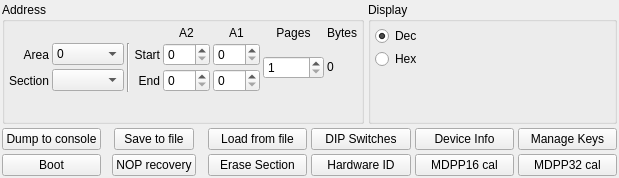
<?xml version="1.0" encoding="UTF-8"?>
<ui version="4.0">
 <class>MvpAdvancedWidget</class>
 <widget class="QWidget" name="MvpAdvancedWidget">
  <property name="geometry">
   <rect>
    <x>0</x>
    <y>0</y>
    <width>619</width>
    <height>178</height>
   </rect>
  </property>
  <property name="windowTitle">
   <string>MvpAdvancedWidget</string>
  </property>
  <layout class="QGridLayout" name="gridLayout">
   <property name="leftMargin">
    <number>2</number>
   </property>
   <property name="topMargin">
    <number>2</number>
   </property>
   <property name="rightMargin">
    <number>2</number>
   </property>
   <property name="bottomMargin">
    <number>2</number>
   </property>
   <property name="spacing">
    <number>4</number>
   </property>
   <item row="0" column="0">
    <widget class="QGroupBox" name="gb_address">
     <property name="title">
      <string>Address</string>
     </property>
     <layout class="QGridLayout" name="gridLayout_3">
      <property name="leftMargin">
       <number>4</number>
      </property>
      <property name="topMargin">
       <number>4</number>
      </property>
      <property name="rightMargin">
       <number>4</number>
      </property>
      <property name="bottomMargin">
       <number>4</number>
      </property>
      <property name="spacing">
       <number>3</number>
      </property>
      <item row="1" column="6">
       <widget class="QSpinBox" name="spin_a1_begin">
        <property name="maximum">
         <number>255</number>
        </property>
       </widget>
      </item>
      <item row="1" column="0">
       <widget class="QLabel" name="label_18">
        <property name="text">
         <string>Area</string>
        </property>
        <property name="alignment">
         <set>Qt::AlignRight|Qt::AlignTrailing|Qt::AlignVCenter</set>
        </property>
       </widget>
      </item>
      <item row="2" column="4">
       <widget class="QLabel" name="label_17">
        <property name="text">
         <string>End</string>
        </property>
        <property name="alignment">
         <set>Qt::AlignRight|Qt::AlignTrailing|Qt::AlignVCenter</set>
        </property>
       </widget>
      </item>
      <item row="1" column="8" rowspan="2">
       <widget class="QLabel" name="label_bytes">
        <property name="text">
         <string>0</string>
        </property>
        <property name="textInteractionFlags">
         <set>Qt::LinksAccessibleByMouse|Qt::TextSelectableByMouse</set>
        </property>
       </widget>
      </item>
      <item row="0" column="8">
       <widget class="QLabel" name="label_20">
        <property name="text">
         <string>Bytes</string>
        </property>
       </widget>
      </item>
      <item row="1" column="7" rowspan="2">
       <widget class="QSpinBox" name="spin_len">
        <property name="minimum">
         <number>1</number>
        </property>
        <property name="maximum">
         <number>65536</number>
        </property>
       </widget>
      </item>
      <item row="2" column="6">
       <widget class="QSpinBox" name="spin_a1_end">
        <property name="maximum">
         <number>255</number>
        </property>
       </widget>
      </item>
      <item row="2" column="0">
       <widget class="QLabel" name="label_19">
        <property name="text">
         <string>Section</string>
        </property>
        <property name="alignment">
         <set>Qt::AlignRight|Qt::AlignTrailing|Qt::AlignVCenter</set>
        </property>
       </widget>
      </item>
      <item row="1" column="3" rowspan="2">
       <widget class="Line" name="line_2">
        <property name="orientation">
         <enum>Qt::Vertical</enum>
        </property>
       </widget>
      </item>
      <item row="1" column="4">
       <widget class="QLabel" name="label_16">
        <property name="text">
         <string>Start</string>
        </property>
        <property name="alignment">
         <set>Qt::AlignRight|Qt::AlignTrailing|Qt::AlignVCenter</set>
        </property>
       </widget>
      </item>
      <item row="0" column="5">
       <widget class="QLabel" name="label_12">
        <property name="text">
         <string>A2</string>
        </property>
        <property name="alignment">
         <set>Qt::AlignCenter</set>
        </property>
       </widget>
      </item>
      <item row="2" column="5">
       <widget class="QSpinBox" name="spin_a2_end">
        <property name="maximum">
         <number>255</number>
        </property>
       </widget>
      </item>
      <item row="0" column="6">
       <widget class="QLabel" name="label_15">
        <property name="text">
         <string>A1</string>
        </property>
        <property name="alignment">
         <set>Qt::AlignCenter</set>
        </property>
       </widget>
      </item>
      <item row="1" column="5">
       <widget class="QSpinBox" name="spin_a2_begin">
        <property name="maximum">
         <number>255</number>
        </property>
       </widget>
      </item>
      <item row="0" column="7">
       <widget class="QLabel" name="label_27">
        <property name="text">
         <string>Pages</string>
        </property>
        <property name="alignment">
         <set>Qt::AlignCenter</set>
        </property>
       </widget>
      </item>
      <item row="3" column="6">
       <spacer name="verticalSpacer_6">
        <property name="orientation">
         <enum>Qt::Vertical</enum>
        </property>
        <property name="sizeHint" stdset="0">
         <size>
          <width>20</width>
          <height>1</height>
         </size>
        </property>
       </spacer>
      </item>
      <item row="1" column="1">
       <widget class="QComboBox" name="combo_area">
        <item>
         <property name="text">
          <string>0</string>
         </property>
        </item>
        <item>
         <property name="text">
          <string>1</string>
         </property>
        </item>
        <item>
         <property name="text">
          <string>2</string>
         </property>
        </item>
        <item>
         <property name="text">
          <string>3</string>
         </property>
        </item>
       </widget>
      </item>
      <item row="2" column="1">
       <widget class="QComboBox" name="combo_section"/>
      </item>
     </layout>
    </widget>
   </item>
   <item row="0" column="1">
    <widget class="QGroupBox" name="groupBox_2">
     <property name="title">
      <string>Display</string>
     </property>
     <layout class="QVBoxLayout" name="verticalLayout_6">
      <property name="spacing">
       <number>3</number>
      </property>
      <property name="leftMargin">
       <number>4</number>
      </property>
      <property name="topMargin">
       <number>4</number>
      </property>
      <property name="rightMargin">
       <number>4</number>
      </property>
      <property name="bottomMargin">
       <number>4</number>
      </property>
      <item>
       <widget class="QRadioButton" name="rb_dec">
        <property name="text">
         <string>Dec</string>
        </property>
        <property name="checked">
         <bool>true</bool>
        </property>
       </widget>
      </item>
      <item>
       <widget class="QRadioButton" name="rb_hex">
        <property name="text">
         <string>Hex</string>
        </property>
       </widget>
      </item>
      <item>
       <spacer name="verticalSpacer_5">
        <property name="orientation">
         <enum>Qt::Vertical</enum>
        </property>
        <property name="sizeHint" stdset="0">
         <size>
          <width>20</width>
          <height>1</height>
         </size>
        </property>
       </spacer>
      </item>
     </layout>
    </widget>
   </item>
   <item row="1" column="0" colspan="2">
    <layout class="QGridLayout" name="gridLayout_9">
     <item row="0" column="4">
      <widget class="QPushButton" name="pb_keys_info">
       <property name="text">
        <string>Device Info</string>
       </property>
      </widget>
     </item>
     <item row="1" column="0">
      <widget class="QPushButton" name="pb_boot">
       <property name="toolTip">
        <string>Boot selected area index</string>
       </property>
       <property name="statusTip">
        <string>Boot selected area index</string>
       </property>
       <property name="text">
        <string>Boot</string>
       </property>
      </widget>
     </item>
     <item row="0" column="2">
      <widget class="QPushButton" name="pb_load_from_file">
       <property name="toolTip">
        <string>Write file contents to selected start address</string>
       </property>
       <property name="statusTip">
        <string>Write file contents to selected start address</string>
       </property>
       <property name="text">
        <string>Load from file</string>
       </property>
      </widget>
     </item>
     <item row="0" column="1" alignment="Qt::AlignHCenter">
      <widget class="QPushButton" name="pb_save_to_file">
       <property name="toolTip">
        <string>Save selected memory range to file</string>
       </property>
       <property name="statusTip">
        <string>Save selected memory range to file</string>
       </property>
       <property name="text">
        <string>Save to file</string>
       </property>
      </widget>
     </item>
     <item row="1" column="1" alignment="Qt::AlignHCenter">
      <widget class="QPushButton" name="pb_nop_recovery">
       <property name="text">
        <string>NOP recovery</string>
       </property>
      </widget>
     </item>
     <item row="0" column="0">
      <widget class="QPushButton" name="pb_dump_to_console">
       <property name="toolTip">
        <string>Dump selected memory range to the console</string>
       </property>
       <property name="statusTip">
        <string>Dump selected memory range to the console</string>
       </property>
       <property name="text">
        <string>Dump to console</string>
       </property>
      </widget>
     </item>
     <item row="1" column="3">
      <widget class="QPushButton" name="pb_rdi">
       <property name="text">
        <string>Hardware ID</string>
       </property>
      </widget>
     </item>
     <item row="1" column="2">
      <widget class="QPushButton" name="pb_erase_section">
       <property name="text">
        <string>Erase Section</string>
       </property>
      </widget>
     </item>
     <item row="1" column="4">
      <widget class="QPushButton" name="pb_mdpp16_cal">
       <property name="text">
        <string>MDPP16 cal</string>
       </property>
      </widget>
     </item>
     <item row="1" column="5">
      <widget class="QPushButton" name="pb_mdpp32_cal">
       <property name="text">
        <string>MDPP32 cal</string>
       </property>
      </widget>
     </item>
     <item row="0" column="5">
      <widget class="QPushButton" name="pb_manage_keys">
       <property name="text">
        <string>Manage Keys</string>
       </property>
      </widget>
     </item>
     <item row="0" column="3">
      <widget class="QPushButton" name="pb_dip_switches">
       <property name="text">
        <string>DIP Switches</string>
       </property>
      </widget>
     </item>
    </layout>
   </item>
  </layout>
 </widget>
 <resources/>
 <connections/>
</ui>
